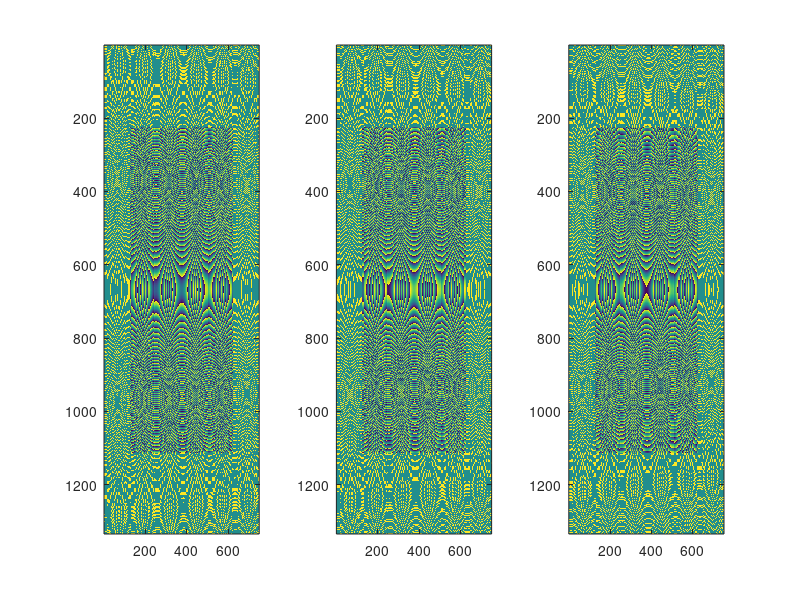

The MATLAB script that drew this image: (Note: this script raises an error after producing the figure.)
clear; clc;

%%参数与初始化
Tr = 0.2e-6; % 脉冲宽度
Br = 2e9; % 子带带宽
Fr = 2.5e9; % 子带采样率
step_f = Br;
sub_N = 3;
sub_f = [33,35,37]*1e9;
f0 = sub_f((sub_N+1)/2);

% sub_f = [sub_f2];
theta_range = deg2rad(8.5);
theta_azimuth = deg2rad(7);
theta_rc = 0;

c = 299792458;
Vr = 5.56; 
Vg = Vr;
Vs = Vr;
phi = deg2rad(25); % 俯仰角
incidence = deg2rad(25); % 入射角

Kr = Br/Tr;
sub_lambda = c./sub_f;
lambda = c/(f0);

La = 0.886*lambda/theta_azimuth;
Lr = 0.886*lambda/theta_range;

R0 = 1.5e2;
H = R0*cos(phi);
R_eta_c = R0/cos(theta_rc);
eta_c = -R_eta_c*sin(theta_rc)/Vr;

sub_fnc = 2*Vr*sin(theta_rc)./sub_lambda;
fnc = 2*Vr*sin(theta_rc)/lambda;
Ta = 0.886*R_eta_c*lambda/(La*Vg*cos(theta_rc));
delta_fdop = 2*0.886*Vs*cos(theta_rc)/La; 
PRF = 1.7*delta_fdop;
% Ka = 2*Vr^2*cos(theta_rc)^3/(lambda*R0);

Nr = ceil(1.5*Fr*Tr);
Na = ceil(1.5*PRF*Ta);

% 构造距离向与方位向时间与频率
t_tau = 2*R_eta_c/c + (-Nr/2:Nr/2-1)*(1/Fr);
t_eta = eta_c+(-Na/2:Na/2-1)*(1/PRF);


f_tau = fftshift((-Nr/2:Nr/2-1)*(Fr/Nr));
f_eta = fnc+fftshift((-Na/2:Na/2-1)*(PRF/Na));

[mat_t_tau, mat_t_eta] = meshgrid(t_tau, t_eta);
[mat_f_tau, mat_f_eta] = meshgrid(f_tau, f_eta);

% 脉内串发，构造偏移时间
step_T = 0;
sub_t_offset = (0:sub_N-1)*step_T; % 添加保护带，偏移时间为step_T

%% 点目标回波产生
pointx = 0;
pointy = 0;
point = [pointx, pointy];

S_echo = zeros(3, Na, Nr);
noisy_A = randn([1,sub_N])*0.1;
noisy_P = randn([1,sub_N])*2;
% noisy_T = randn([1,sub_N])*5*1e-9;

% noisy_A = zeros(1,sub_N);
% noisy_P = zeros(1,sub_N);
noisy_T = zeros(1,sub_N); 
% [noisy_A;noisy_P;noisy_T]

for i = 1:sub_N

    mat_t_tau_noisy = mat_t_tau - noisy_T(i);
    mat_t_eta_offset = mat_t_eta+sub_t_offset(i);

    R0_target = sqrt((R0*sin(phi)+point(1))^2+H^2);
    R_eta_target = sqrt(R0_target^2+(point(2)-Vr*mat_t_eta_offset).^2);
    t_etac_target = (point(2)-R0_target*tan(theta_rc))/Vr;

    Wr = (abs(mat_t_tau_noisy-2*R_eta_c/c) < Tr/2);
    % Wa = sinc((La*atan(Vg*(mat_t_eta_offset - t_etac_target)./R0_target)/sub_lambda(i))).^2;
    Wa = abs(mat_t_eta_offset - eta_c - sub_t_offset(i))<Ta/2;
    sub_phase = exp(1j*pi*Kr*(mat_t_tau_noisy-2*R_eta_target/c).^2).*exp(-2j*pi*sub_f(i)*2*R_eta_target/c);

    S_echo(i,:,:) = (1+noisy_A(i))*Wr.*Wa.*sub_phase.*exp(1j*noisy_P(i));
end


figure("name", "回波");
title("子带回波")
for i = 1:sub_N
    subplot(1,sub_N,i);
    sub_S_echo = squeeze(S_echo(i, :, :));
    imagesc(angle(sub_S_echo));
end

%% 成像

uprate = sub_N*8;
Nr_up = Nr*uprate;
Na_up = Na*sub_N;
t_tau_upsample = 2*R_eta_c/c + (-Nr_up/2:Nr_up/2-1)*(1/(Fr*uprate));
f_tau_upsample = fftshift((-Nr_up/2:Nr_up/2-1)*(Fr/Nr));
[mat_t_tau_upsample, mat_t_eta_upsample] = meshgrid(t_tau_upsample, t_eta);
[mat_f_tau_upsample, mat_f_eta_upsample] = meshgrid(f_tau_upsample, f_eta);

figure("name", "子带成像");

target_upsample = zeros(3, Na, Nr_up);
R_ref = sqrt(R0^2+(Vr*(mat_t_eta+sub_t_offset((sub_N+1)/2))).^2);
for i = 1:sub_N
    sub_S_echo = squeeze(S_echo(i, :, :));
    sub_S_ftau_eta = fft(sub_S_echo, Nr, 2);

    R_eta = sqrt(R0^2+(Vr*(mat_t_eta+sub_t_offset(i))).^2);
    % sub_S_ftau_eta = sub_S_ftau_eta.*exp(4j*pi/c*((sub_f(i)+mat_f_tau).*R_eta-(f0+mat_f_tau).*R_ref));%补偿串发导致的斜距差以及载频不同导致的方位向的误差
    sub_S_tau_eta = ifft(sub_S_ftau_eta, Nr, 2);

    sub_S_tau_eta = sub_S_tau_eta.*exp(2j*pi*(fnc-sub_fnc(i)).*mat_t_eta); %移动多普勒中心，多普勒中心与载频有关系

    target = csa_image(sub_S_tau_eta, Nr, Na, mat_f_eta, R0, R0, fnc, sub_f(i), c, Vr, mat_f_tau, Kr, mat_t_tau);

    subplot(1,sub_N,i);
    imagesc(abs(target));

    sub_S_ftau_eta = fft(target, Nr, 2);
    s_f_upsample = zeros(Na, Nr_up);

    % 不要把0补到频域中间
    [max_value, a_f_pos] = max(max(sub_S_ftau_eta, [], 2));
    [min_value, r_f_pos] = min(sub_S_ftau_eta(a_f_pos, :));
    sub_S_ftau_eta = circshift(sub_S_ftau_eta, -r_f_pos, 2);

    s_f_upsample(:,((Nr_up/2-Nr/2):(Nr_up/2+Nr/2-1))) = sub_S_ftau_eta; 
    target_upsample(i, :, :) = ifft(s_f_upsample, Nr_up, 2);
end

%% 合成
S_ftau_eta = zeros(Na, Nr_up);
echo_ref = squeeze(target_upsample((sub_N+1)/2, :, :));

options = optimoptions('simulannealbnd','PlotFcns',...
          {@saplotbestx,@saplotbestf,@saplotx,@saplotf});  
obj_f = @(coef)syn_and_image(coef, target_upsample, sub_N, Na, Nr_up, mat_f_tau_upsample, mat_t_tau_upsample, Fr, uprate, sub_f);

[x,fval,exitFlag,output] = simulannealbnd(obj_f,[-0.2,0,5],[0.2,0,4],[-4,0,6],options);

coef1 = [noisy_A noisy_P];
coef = x;

for i = 1:sub_N
    target = squeeze(target_upsample(i, :, :));
    target = target./(1+coef(i));
    target = target.*exp(-1j*coef(i+sub_N));

    target_shift = target.*exp(-2j*pi*(f0-sub_f(i)).*mat_t_tau_upsample);

    tar_ftau_eta = fft(target_shift, Nr_up, 2);

    S_ftau_eta = tar_ftau_eta+S_ftau_eta;
end

[~, a_f_pos] = max(max(abs(S_ftau_eta), [], 2));
figure("name", "频域");
subplot(1,2,1);
plot(1:Nr_up, abs(S_ftau_eta(a_f_pos, :)));
title("幅度")
subplot(1,2,2);
plot(1:Nr_up, phase(S_ftau_eta(a_f_pos, :)));
title("相位")

S_tau_eta = ifft(S_ftau_eta, Nr_up, 2);
Svar = var(20*log10(abs(S_tau_eta)));

figure('name', "脉冲对比");

target_one = echo_ref;
% target_one = imrotate(target_one, rad2deg(theta_rc), 'bilinear', 'crop');

[~, a_pos] = max(max(abs(target_one), [], 2));
[~, r_pos] = max(max(abs(target_one), [], 1));
plot_range = r_pos-Nr/2:r_pos+Nr/2;
plot_range = plot_range+(max(1-plot_range(1),1));

target_plot = abs(target_one(a_pos, plot_range));
target_plot = (target_plot-min(target_plot))/(max(target_plot)-min(target_plot));

% S_tau_eta =  imrotate(S_tau_eta, rad2deg(theta_rc), 'bilinear', 'crop');
S_tau_eta_plot = abs(S_tau_eta(a_pos, plot_range));
S_tau_eta_plot = (S_tau_eta_plot-min(S_tau_eta_plot))/(max(S_tau_eta_plot)-min(S_tau_eta_plot));

S_tau_eta_db = 20*log10(S_tau_eta_plot);
target_db = 20*log10(target_plot);


plot(plot_range, S_tau_eta_db);
hold on;
plot(plot_range, target_db);
legend("合成带","子带");
title("子带与合成带距离向剖面");

figure("name","最终效果");
imagesc(abs(S_tau_eta));
title("点目标最终效果");


function y = syn_and_image(coef, subband, sub_N, Na, Nr_up, mat_t_tau_upsample, sub_f)
    S_ftau_eta = zeros(Na, Nr_up);
    f0 = sub_f((sub_N+1)/2);
    for i = 1:sub_N
        target = squeeze(subband(i, :, :));
        target = target./(1+coef(i));
        target = target.*exp(-1j*coef(i+sub_N));
    
        target_shift = target.*exp(-2j*pi*(f0-sub_f(i)).*mat_t_tau_upsample);
    
        tar_ftau_eta = fft(target_shift, Nr_up, 2);
    
        S_ftau_eta = tar_ftau_eta+S_ftau_eta;
    end

    target = S_ftau_eta;
    diff_row = log10(abs(diff(target,1,1))+1);
    diff_col = log10(abs(diff(target,1,2))+1);
    tar = log10(abs(S_ftau_eta)+1);
    y = sum(sum(diff_row))+sum(sum(diff_col))/sum(sum(tar));
end


function image = csa_image(s_echo, Nr, Na, Ext_f_eta, R0, R_ref, fc, f0, c, Vr, Ext_f_tau, Kr, Ext_time_tau_r)
    data_tau_feta = fft(s_echo, Na, 1);

    D = sqrt(1-c^2*Ext_f_eta.^2/(4*Vr^2*f0^2));%徙动因子
    D_ref = sqrt(1-c^2*fc.^2/(4*Vr^2*f0^2)); % 参考频率处的徙动因子（方位向频率中心）
    
    % rcm_total = R0./D - R0/D_ref; % 整体rcm
    rcm_bulk = R_ref./D - R_ref/D_ref; % 一致rcm（参考点的rcm）
    % rcm_diff = rcm_total - rcm_bulk; % 补余rcm（整体rcm与参考rcm的差）
    
    %大斜视角下，距离调频率随距离变化
    K_factor = c*R0*Ext_f_eta.^2./(2*Vr^2*f0^3.*D.^3);
    Km = Kr./(1-Kr*K_factor); 
    
    % delta_tau = 2*rcm_diff/c; % 补余rcmc的变标移动的时间
    
    Ext_echo_tau = Ext_time_tau_r-2*R_ref./(c*D); %以参考目标为中心
    
    s_sc = exp(1j*pi*Km.*(D_ref./D - 1).*Ext_echo_tau.^2);
    data_tau_feta = data_tau_feta.*s_sc; %变标，完成补余rcmc
    
    data_ftau_feta = fft(data_tau_feta, Nr, 2);
    data_ftau_feta = data_ftau_feta.*exp(2j*pi*(2*rcm_bulk/c).*Ext_f_tau); % 一致rcmc
    
    Hr = exp(1j*pi*(D./(Km.*D_ref)).*Ext_f_tau.^2); 
    data_ftau_feta = data_ftau_feta.*Hr; % 距离压缩
    
    data_tau_feta = ifft(data_ftau_feta, Nr, 2);
    
    R0_RCMC = c*Ext_time_tau_r/2;
    Ha = exp(4j*pi*D.*R0_RCMC*f0/c); 
    data_tau_feta = data_tau_feta.*Ha; % 方位压缩
    offset = exp(-4j*pi*Km.*(1-D./D_ref).*(R0./D-R_ref./D).^2/c^2);
    data_tau_feta = data_tau_feta.*offset; %附加相位校正;
    
    image = ifft(data_tau_feta, Na, 1);
    
end